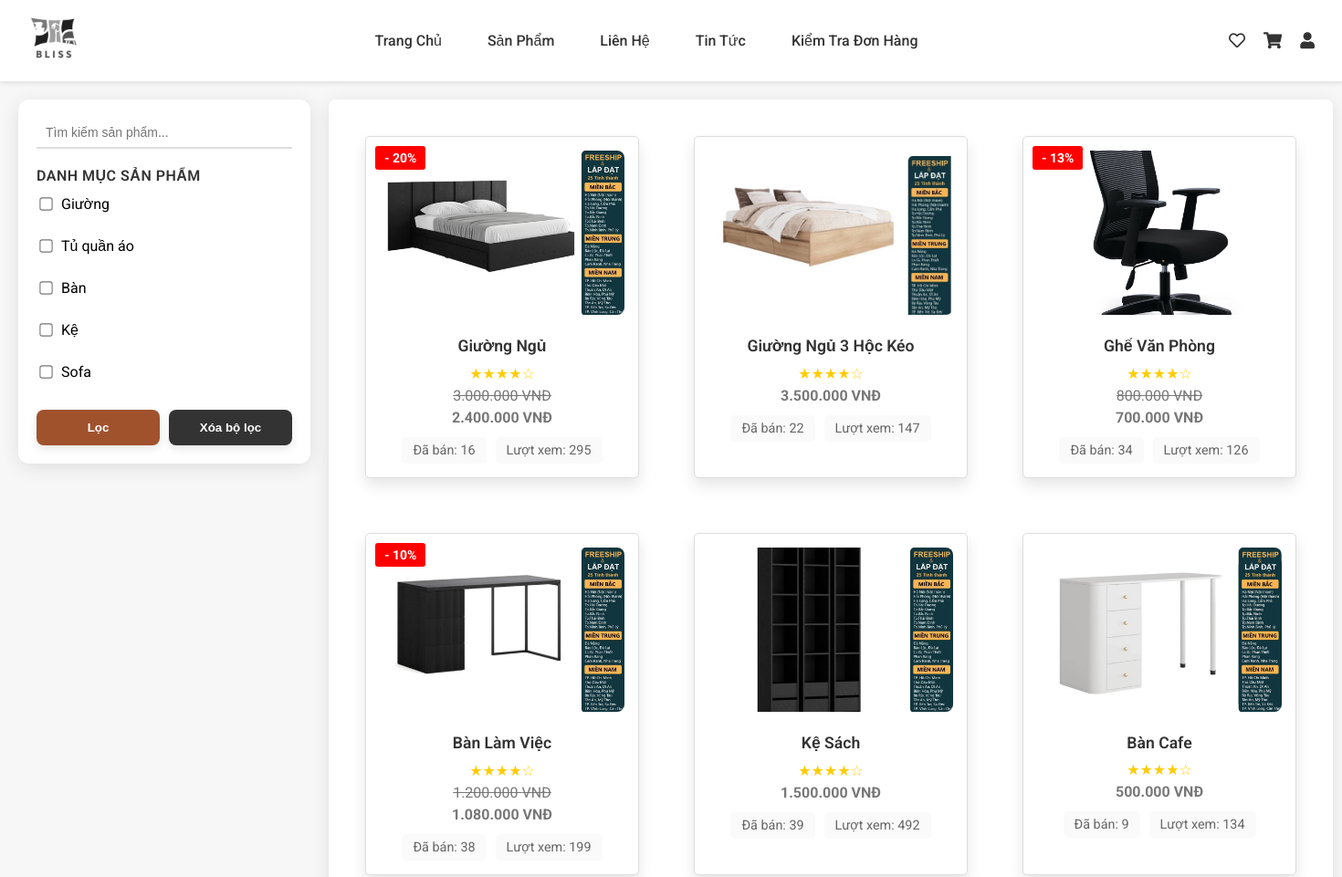
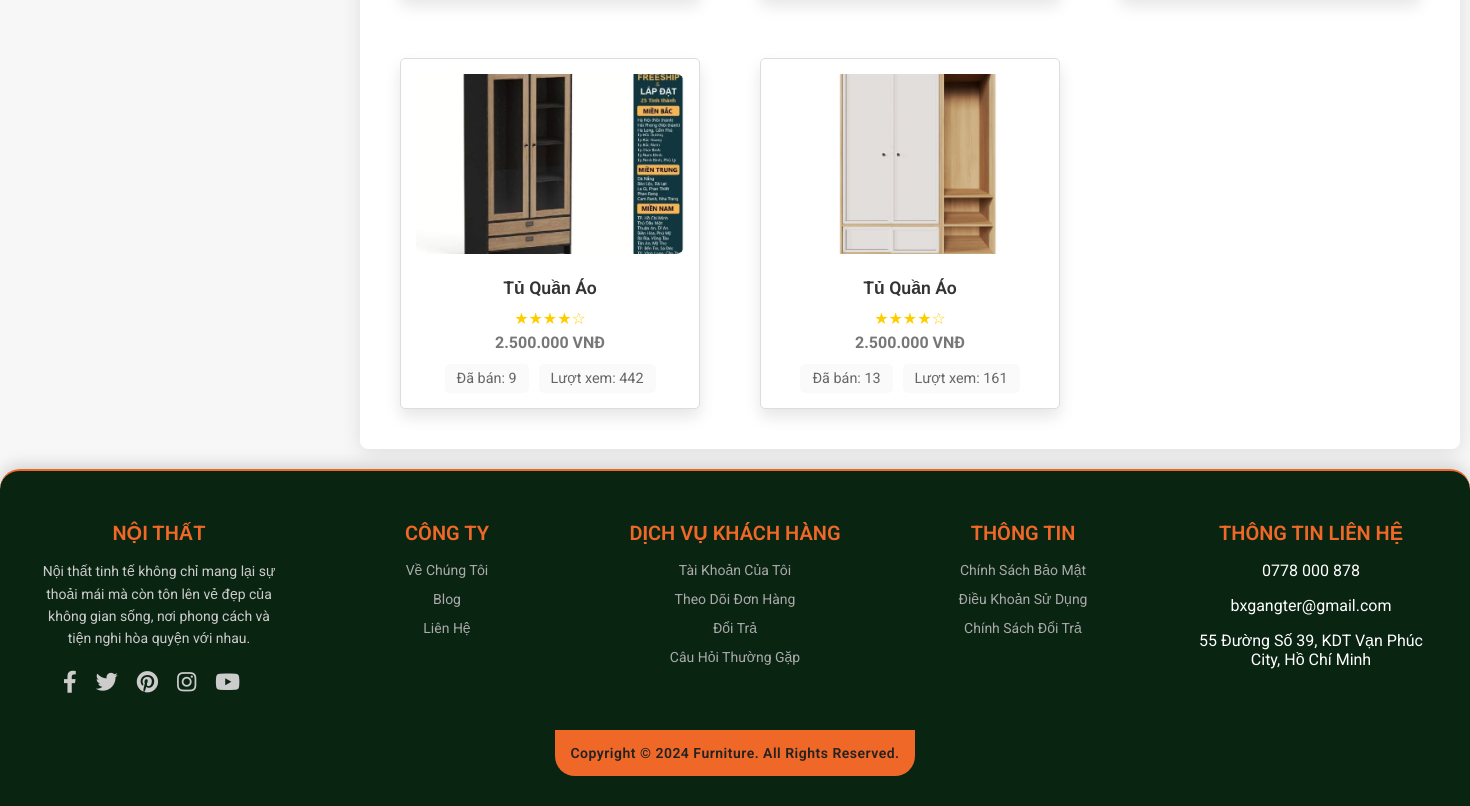
/Pages/sanpham.php, run on the app's committed database (2 pictures, top to bottom).
### tables this page shows
CREATE TABLE IF NOT EXISTS san_pham (
    SKU_san_pham VARCHAR(50) PRIMARY KEY,            
    ten_san_pham VARCHAR(255) NOT NULL,     
    gia DECIMAL(10, 2) NOT NULL,            
    mo_ta TEXT,                             
    noi_dung TEXT,                          
    anh VARCHAR(255),                       
    ten_km VARCHAR(100),   
    ten_ctkm VARCHAR(100),                    
    tag VARCHAR(255),
    FOREIGN KEY (ten_km) REFERENCES ma_khuyen_mai(ten_km) ON DELETE SET NULL
);

CREATE TABLE IF NOT EXISTS ma_khuyen_mai (
    ten_km VARCHAR(100) PRIMARY KEY,
    gia_tri_so_tien FLOAT,  
    ti_le_phan_tram FLOAT,   
    thoi_gian_bat_dau DATETIME NOT NULL,
    thoi_gian_ket_thuc DATETIME NOT NULL
);

### Pages/sanpham.php (the view, shortened to what this page needs)
<!DOCTYPE html>
<html lang="en">
<head>
    <link rel="stylesheet" href="../Css/header.css">
    <link rel="stylesheet" href="../Css/sanpham1.css">
    <link rel="stylesheet" href="../Css/footer.css">
</head>
<body>
    <?php include '../Partials/header.php'; ?>
    <div class="main-container">
        <div class="filter-container">
            <form method="GET" action="sanpham.php">
                <div class="search-box">
                    <input type="text" name="search" placeholder="Tìm kiếm sản phẩm..."
                        value="<?php echo isset($_GET['search']) ? $_GET['search'] : ''; ?>">
                </div>
                <div class="filter-section">
                    <h3>Danh mục sản phẩm</h3>
                    <ul>
                        <li><input type="checkbox" name="tag[]" value="Giường"
                                <?php echo (isset($_GET['tag']) && in_array('Giường', $_GET['tag'])) ? 'checked' : ''; ?>>
                            Giường</li>
                        <li><input type="checkbox" name="tag[]" value="Tủ quần áo"
                                <?php echo (isset($_GET['tag']) && in_array('Tủ quần áo', $_GET['tag'])) ? 'checked' : ''; ?>>
                            Tủ quần áo</li>
                        <li><input type="checkbox" name="tag[]" value="Bàn"
                                <?php echo (isset($_GET['tag']) && in_array('Bàn', $_GET['tag'])) ? 'checked' : ''; ?>>
                            Bàn</li>
                        <li><input type="checkbox" name="tag[]" value="Kệ"
                                <?php echo (isset($_GET['tag']) && in_array('Kệ', $_GET['tag'])) ? 'checked' : ''; ?>>
                            Kệ</li>
                        <li><input type="checkbox" name="tag[]" value="Sofa"
                                <?php echo (isset($_GET['tag']) && in_array('Sofa', $_GET['tag'])) ? 'checked' : ''; ?>>
                            Sofa</li>
                    </ul>
                </div>
                <div class="filter-buttons">
                    <button class="filter-btn" type="submit">Lọc</button>
                    <button class="clear-filter-btn" type="button" onclick="window.location.href='sanpham.php';">Xóa bộ
                        lọc</button>
                </div>
            </form>
        </div>
        <div class="product-container">
            <?php
$conn = new mysqli("localhost", "root", "", "furniture_store");
$sql = "SELECT sp.SKU_san_pham, sp.ten_san_pham, sp.mo_ta, sp.anh,
               km.ti_le_phan_tram, km.gia_tri_so_tien,
               COALESCE(vsp.gia, sp.gia) AS gia_phien_ban
        FROM san_pham sp
        LEFT JOIN ma_khuyen_mai km ON sp.ten_km = km.ten_km
        LEFT JOIN phien_ban_san_pham vsp ON sp.SKU_san_pham = vsp.SKU_san_pham
        WHERE 1=1";
$sql .= " GROUP BY sp.SKU_san_pham";
$result = $conn->query($sql);
if ($result && $result->num_rows > 0) {
    while ($row = $result->fetch_assoc()) {
        $gia_phien_ban = $row['gia_phien_ban'];
        $gia_goc = $gia_phien_ban;
        $ti_le_phan_tram = $row['ti_le_phan_tram'];
        $gia_tri_so_tien = $row['gia_tri_so_tien'];
        $gia_giam = $gia_goc;
        if (!is_null($ti_le_phan_tram) && $ti_le_phan_tram > 0) {
            $gia_giam = $gia_goc - ($gia_goc * $ti_le_phan_tram / 100);
        } elseif (!is_null($gia_tri_so_tien) && $gia_tri_so_tien > 0) {
            $gia_giam = max(0, $gia_goc - $gia_tri_so_tien);
        }
        echo '<div class="product-item">';
        echo '<a href="chitietsanpham.php?sku=' . $row['SKU_san_pham'] . '">';
        if ($gia_giam < $gia_goc) {
            echo '<div class="discount-label">- ' . round((($gia_goc - $gia_giam) / $gia_goc) * 100) . '%</div>';
        }
        echo '<img src="../Images/' . $row['anh'] . '" alt="' . htmlspecialchars($row['ten_san_pham']) . '">';
        echo '<h4>' . htmlspecialchars($row['ten_san_pham']) . '</h4>';
        echo '<div class="product-rating">★★★★☆</div>';
        if ($gia_giam < $gia_goc) {
            echo '<p class="original-price">' . number_format($gia_goc, 0, ',', '.') . ' VNĐ</p>';
            echo '<p class="current-price">' . number_format($gia_giam, 0, ',', '.') . ' VNĐ</p>';
        } else {
            echo '<p class="current-price">' . number_format($gia_goc, 0, ',', '.') . ' VNĐ</p>';
        }
        echo '<div class="product-info">';
        echo '<span class="sold">Đã bán: ' . rand(1, 50) . '</span>';
        echo '<span class="views">Lượt xem: ' . rand(50, 500) . '</span>';
        echo '</div>';
        echo '</a>';
        echo '</div>';
    }
} else {
    echo "<p>Không có sản phẩm nào phù hợp.</p>";
}
?>
        </div>
    </div>
    <?php include '../Partials/footer.php'; ?>
</body>
</html>

### Css/header.css (style rules this page uses)
body, html { margin: 0; padding: 0; width: 100%; font-family: 'Roboto', sans-serif; }

### Css/sanpham1.css (style rules this page uses)
body { font-family: 'Arial', sans-serif; margin: 0; padding: 0; background-color: #f7f7f7; }
.main-container { display: flex; justify-content: flex-start; align-items: flex-start; gap: 20px; padding: 20px; max-width: 1200px; margin: 0 auto; padding-right: 270px; }
.filter-container { flex-shrink: 0; width: 280px; padding: 20px; background-color: #fff; border-radius: 12px; box-shadow: 0 4px 20px rgba(0, 0, 0, 0.1); transition: transform 0.3s ease; }
.search-box { display: flex; align-items: center; justify-content: space-between; margin-bottom: 20px; padding: 0; border-bottom: 2px solid #ddd; }
.search-box input[type="text"] { width: 85%; padding: 8px 10px; border: none; outline: none; font-size: 14px; color: #333; background-color: transparent; }
.filter-section h3 { font-size: 16px; font-weight: 600; color: #333; margin-bottom: 12px; text-transform: uppercase; letter-spacing: 0.5px; }
.filter-section ul { list-style: none; padding: 0; margin: 0; }
.filter-section li { margin-bottom: 15px; display: flex; align-items: center; padding-bottom: 12px; }
.filter-section input[type="checkbox"] { margin-right: 10px; transform: scale(1.1); }
.filter-buttons { display: flex; gap: 10px; justify-content: center; margin-top: 20px; }
.filter-btn, .clear-filter-btn { width: 100%; padding: 12px; border: none; cursor: pointer; font-weight: bold; border-radius: 8px; transition: background-color 0.3s ease, transform 0.3s ease; box-shadow: 0 4px 10px rgba(0, 0, 0, 0.1); }
.filter-btn { background-color: #A0522D; color: white; transform: scale(1); }
.clear-filter-btn { background-color: #333; color: white; transform: scale(1); }
.product-container { display: grid; grid-template-columns: repeat(3, 1fr); gap: 20px; padding: 20px; background-color: #fff; border-radius: 8px; box-shadow: 0 4px 20px rgba(0, 0, 0, 0.1); }
.product-item { background-color: #fff; border-radius: 10px; padding: 15px; text-align: center; box-sizing: border-box; box-shadow: 0 8px 16px rgba(0, 0, 0, 0.1); position: relative; transition: transform 0.3s, box-shadow 0.3s ease-in-out; margin-bottom: 20px; cursor: pointer; }
.product-item img { width: 100%; height: 180px; object-fit: cover; border-radius: 8px; margin-bottom: 10px; }
.product-item h4 { font-size: 1.1em; margin: 10px 0; color: #333; font-weight: 600; }
.product-item p { font-size: 1em; color: #777; margin: 5px 0; }
.product-rating { color: #ffcc00; font-size: 1em; margin: 5px 0; }
.current-price { color: #ff4d4f; font-weight: bold; font-size: 1.3em; margin: 5px 0; }
.product-info { display: flex; justify-content: center; gap: 10px; margin-top: 12px; font-size: 0.9em; color: #666; }
.product-item a { text-decoration: none; color: inherit; display: block; }
.product-item .product-info span { background-color: #fafafa; padding: 6px 12px; border-radius: 5px; }
.discount-label { position: absolute; top: 10px; left: 10px; background-color: #ff4d4f; color: #fff; padding: 8px 12px; font-size: 14px; border-radius: 4px; font-weight: bold; }
.original-price { text-decoration: line-through; color: #888; font-size: 1em; margin-bottom: 5px; }
.discount-label { background-color: #ff4d4f; color: #fff; padding: 4px 8px; border-radius: 4px; font-size: 12px; display: inline-block; margin-bottom: 5px; }
.product-item { position: relative; width: 300px; margin: 20px; text-align: center; border: 1px solid #ddd; border-radius: 5px; overflow: hidden; }
.discount-label { position: absolute; top: 10px; left: 10px; background-color: red; color: white; padding: 5px 10px; font-size: 14px; font-weight: bold; border-radius: 3px; }
.original-price { text-decoration: line-through; color: #999; font-size: 14px; }
.current-price { color: #e74c3c; font-size: 18px; font-weight: bold; }

### data on the page
san_pham: (($gia_goc-$gia_giam)/$gia_goc)*100 "20", anh (picture), ten_san_pham "Giường Ngủ", gia_goc "3.000.000", gia_giam "2.400.000"
san_pham: anh (picture), ten_san_pham "Giường Ngủ 3 Hộc Kéo", gia_goc "3.500.000"
san_pham: gia_goc "13", anh (picture), ten_san_pham "Ghế Văn Phòng", gia_goc "800.000", gia_giam "700.000"
san_pham: (($gia_goc-$gia_giam)/$gia_goc)*100 "10", anh (picture), ten_san_pham "Bàn Làm Việc", gia_goc "1.200.000", gia_giam "1.080.000"
san_pham: anh (picture), ten_san_pham "Kệ Sách", gia_goc "1.500.000"
san_pham: anh (picture), ten_san_pham "Bàn Cafe", gia_goc "500.000"
san_pham: anh (picture), ten_san_pham "Tủ Quần Áo", gia_goc "2.500.000"
san_pham: anh (picture), ten_san_pham "Tủ Quần Áo", gia_goc "2.500.000"
